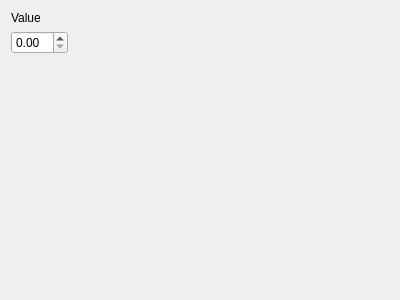
<?xml version="1.0" encoding="UTF-8"?>
<ui version="4.0">
 <author>Bernhard Arnold</author>
 <class>widget</class>
 <widget class="QWidget" name="widget">
  <property name="geometry">
   <rect>
    <x>0</x>
    <y>0</y>
    <width>400</width>
    <height>300</height>
   </rect>
  </property>
  <property name="windowTitle">
   <string>Form</string>
  </property>
  <layout class="QGridLayout" name="gridLayout">
   <item row="0" column="0">
    <widget class="QLabel" name="label">
     <property name="text">
      <string>Value</string>
     </property>
    </widget>
   </item>
   <item row="1" column="0">
    <widget class="QDoubleSpinBox" name="doubleSpinBox"/>
   </item>
   <item row="1" column="1">
    <spacer name="horizontalSpacer">
     <property name="orientation">
      <enum>Qt::Horizontal</enum>
     </property>
     <property name="sizeHint" stdset="0">
      <size>
       <width>307</width>
       <height>20</height>
      </size>
     </property>
    </spacer>
   </item>
   <item row="2" column="0">
    <spacer name="verticalSpacer">
     <property name="orientation">
      <enum>Qt::Vertical</enum>
     </property>
     <property name="sizeHint" stdset="0">
      <size>
       <width>20</width>
       <height>229</height>
      </size>
     </property>
    </spacer>
   </item>
  </layout>
 </widget>
 <resources/>
 <connections/>
</ui>
